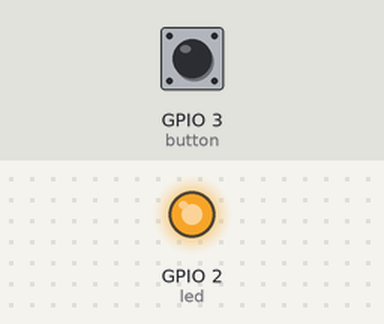
This program was run on a simulated ESP8266 board running MicroPython. On the bench: output pins drawn as LEDs (lit = HIGH, except the on-board LED, lit = LOW). The inputs (shaded band) are chosen by the test bench; at power-on: GPIO 3 (button) HIGH.

Above: at 0.15 s.
At 1.2 s:
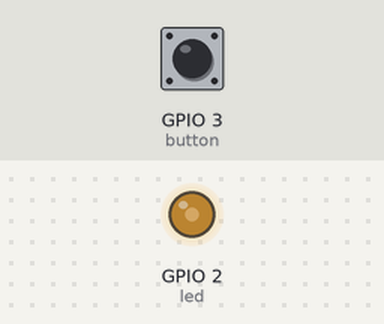
1.3 s: GPIO 3 (button) pulled LOW for 3 s
At 1.65 s:
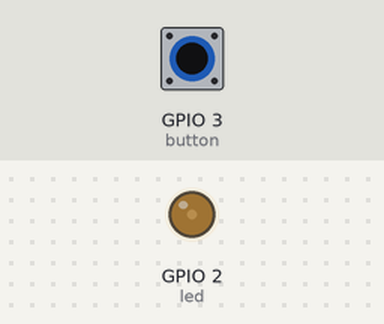
Timing chart, 0 to 12.4 s (numbered marks = the images above; inputs shaded):
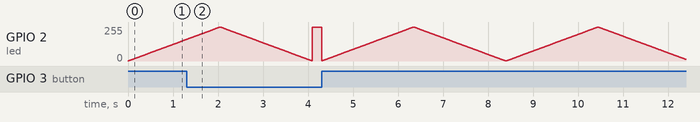

The program:

rear_lights_fading.py
```python
#!/usr/bin/env python
# -*-coding:utf-8 -*-
'''
@File    :   rear_lights_fading.py
@Time    :   2024/03/05 14:58:29
@Author  :   Uras Ayanoglu
@Version :   1.0
@Contact :   uras.ayanoglu@edu.turkuamk.fi
@License :   (C)Copyright 2023, Uras Ayanoglu
@Desc    :   A simple rear lights with fading example using PWM and a button.
@Platform:   AI-Thinker NodeMCU ESP12k ESP32-S2 on MicroPython v1.22.2
'''
import machine
import time

# Initialize the LED (with PWM for fading) and button
led = machine.PWM(machine.Pin(2), freq=1000)
button = machine.Pin(3, machine.Pin.IN, machine.Pin.PULL_UP)

# Set the fade period (in seconds)
fade_period = 2  # Adjust this value between 1 and 3

# Function to fade the LED
def fade_led(period):
    fade_time = period / 1024  # Divide period by number of steps
    for duty_cycle in range(0, 1024):
        led.duty(duty_cycle)
        time.sleep(fade_time)
    for duty_cycle in range(1023, -1, -1):
        led.duty(duty_cycle)
        time.sleep(fade_time)

# Debouncing function for the button
def button_pressed(last_press_time):
    if time.ticks_diff(time.ticks_ms(), last_press_time) > 200:
        return True
    return False


while True:
    if button.value() == 0:  # Check if the button is pressed
        led.duty(1023)  # Set LED to maximum brightness
    else:
        fade_led(fade_period)  # Fade the LED
```
